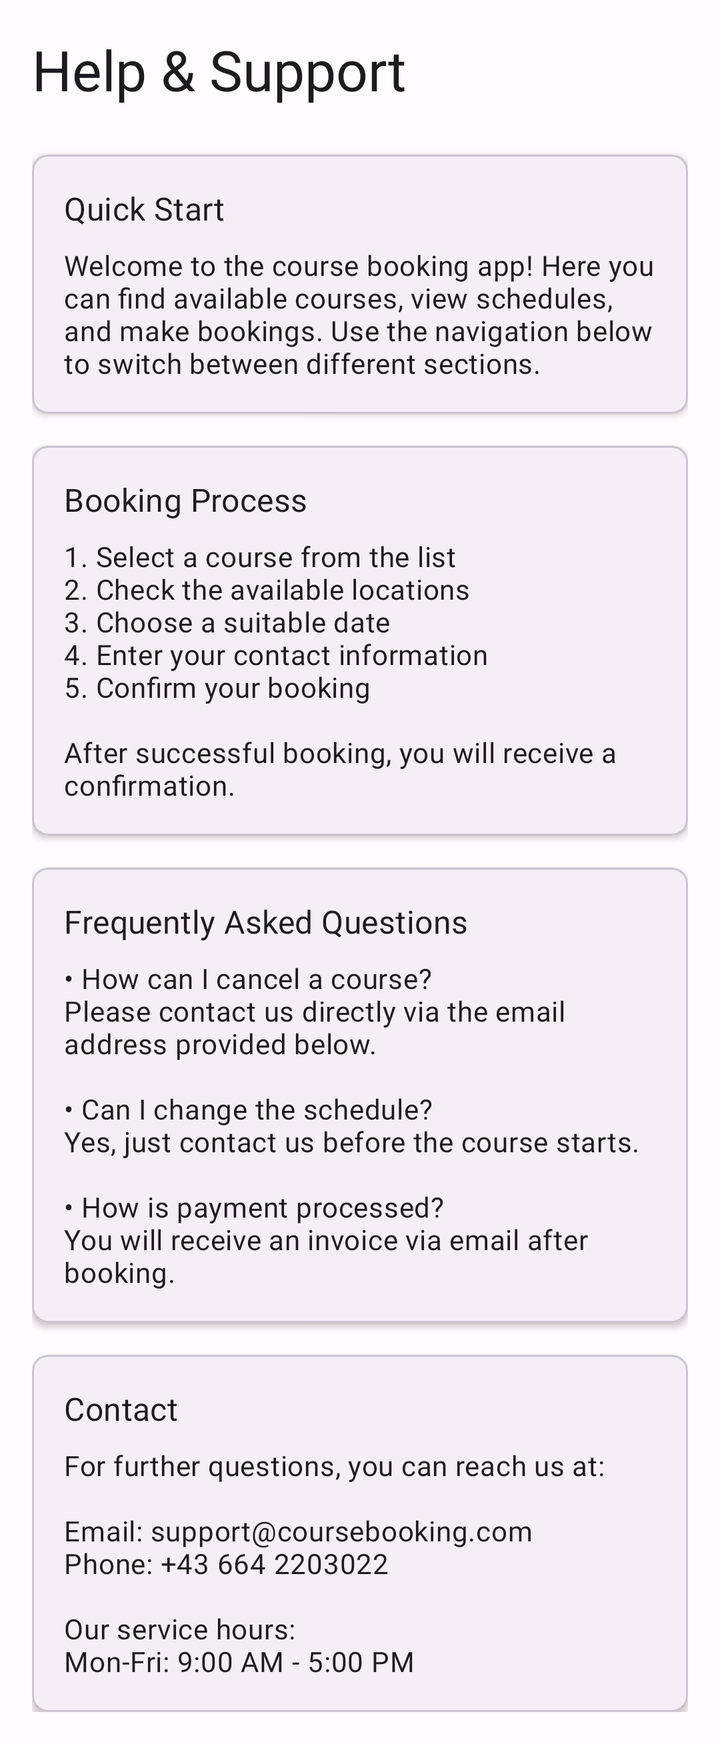
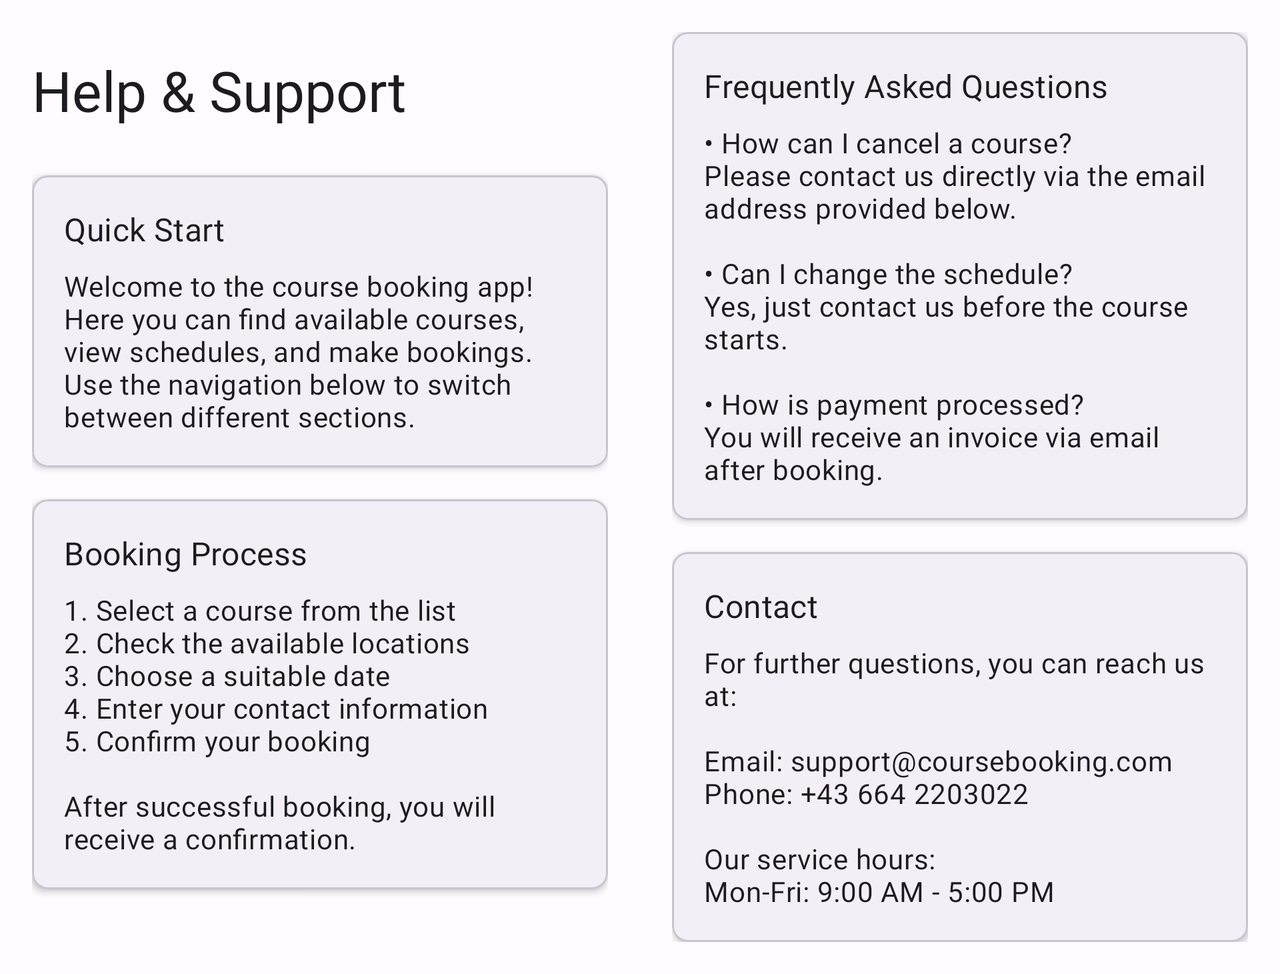

One screen, two layout resources from the same app: the default and the repository's alternative for another configuration. Each is rendered where Android would select it; the XML of both is given below.
<!-- AndroidManifest.xml: application theme Theme.CourseBookingApp -->
<!-- res/layout/fragment_guest_help.xml -->
<?xml version="1.0" encoding="utf-8"?>
<androidx.core.widget.NestedScrollView
    xmlns:android="http://schemas.android.com/apk/res/android"
    xmlns:app="http://schemas.android.com/apk/res-auto"
    android:layout_width="match_parent"
    android:layout_height="match_parent">

    <LinearLayout
        android:layout_width="match_parent"
        android:layout_height="wrap_content"
        android:orientation="vertical"
        android:padding="@dimen/screen_padding">

        
        <TextView
            android:layout_width="match_parent"
            android:layout_height="wrap_content"
            android:text="@string/help_title"
            android:textAppearance="?attr/textAppearanceHeadlineMedium"
            android:layout_marginBottom="@dimen/content_spacing_large"/>

        
        <com.google.android.material.card.MaterialCardView
            android:layout_width="match_parent"
            android:layout_height="wrap_content"
            android:layout_marginBottom="@dimen/content_spacing"
            app:cardCornerRadius="@dimen/card_corner_radius"
            app:cardElevation="@dimen/card_elevation">

            <LinearLayout
                android:layout_width="match_parent"
                android:layout_height="wrap_content"
                android:orientation="vertical"
                android:padding="@dimen/card_padding">

                <TextView
                    android:layout_width="match_parent"
                    android:layout_height="wrap_content"
                    android:text="@string/help_quick_start"
                    android:textAppearance="?attr/textAppearanceSubtitle1"
                    android:layout_marginBottom="@dimen/content_spacing_small"/>

                <TextView
                    android:layout_width="match_parent"
                    android:layout_height="wrap_content"
                    android:text="@string/help_quick_start_desc"
                    android:textAppearance="?attr/textAppearanceBody2"/>

            </LinearLayout>
        </com.google.android.material.card.MaterialCardView>

        
        <com.google.android.material.card.MaterialCardView
            android:layout_width="match_parent"
            android:layout_height="wrap_content"
            android:layout_marginBottom="@dimen/content_spacing"
            app:cardCornerRadius="@dimen/card_corner_radius"
            app:cardElevation="@dimen/card_elevation">

            <LinearLayout
                android:layout_width="match_parent"
                android:layout_height="wrap_content"
                android:orientation="vertical"
                android:padding="@dimen/card_padding">

                <TextView
                    android:layout_width="match_parent"
                    android:layout_height="wrap_content"
                    android:text="@string/help_booking_process"
                    android:textAppearance="?attr/textAppearanceSubtitle1"
                    android:layout_marginBottom="@dimen/content_spacing_small"/>

                <TextView
                    android:layout_width="match_parent"
                    android:layout_height="wrap_content"
                    android:text="@string/help_booking_process_desc"
                    android:textAppearance="?attr/textAppearanceBody2"/>

            </LinearLayout>
        </com.google.android.material.card.MaterialCardView>

        
        <com.google.android.material.card.MaterialCardView
            android:layout_width="match_parent"
            android:layout_height="wrap_content"
            android:layout_marginBottom="@dimen/content_spacing"
            app:cardCornerRadius="@dimen/card_corner_radius"
            app:cardElevation="@dimen/card_elevation">

            <LinearLayout
                android:layout_width="match_parent"
                android:layout_height="wrap_content"
                android:orientation="vertical"
                android:padding="@dimen/card_padding">

                <TextView
                    android:layout_width="match_parent"
                    android:layout_height="wrap_content"
                    android:text="@string/help_faq"
                    android:textAppearance="?attr/textAppearanceSubtitle1"
                    android:layout_marginBottom="@dimen/content_spacing_small"/>

                <TextView
                    android:layout_width="match_parent"
                    android:layout_height="wrap_content"
                    android:text="@string/help_faq_desc"
                    android:textAppearance="?attr/textAppearanceBody2"/>

            </LinearLayout>
        </com.google.android.material.card.MaterialCardView>

        
        <com.google.android.material.card.MaterialCardView
            android:layout_width="match_parent"
            android:layout_height="wrap_content"
            app:cardCornerRadius="@dimen/card_corner_radius"
            app:cardElevation="@dimen/card_elevation">

            <LinearLayout
                android:layout_width="match_parent"
                android:layout_height="wrap_content"
                android:orientation="vertical"
                android:padding="@dimen/card_padding">

                <TextView
                    android:layout_width="match_parent"
                    android:layout_height="wrap_content"
                    android:text="@string/help_contact"
                    android:textAppearance="?attr/textAppearanceSubtitle1"
                    android:layout_marginBottom="@dimen/content_spacing_small"/>

                <TextView
                    android:layout_width="match_parent"
                    android:layout_height="wrap_content"
                    android:text="@string/help_contact_desc"
                    android:textAppearance="?attr/textAppearanceBody2"/>

            </LinearLayout>
        </com.google.android.material.card.MaterialCardView>

    </LinearLayout>

</androidx.core.widget.NestedScrollView>
<!-- resources referenced by this layout -->
<resources>
  <dimen name="card_corner_radius">8dp</dimen>
  <dimen name="card_elevation">2dp</dimen>
  <dimen name="card_padding">16dp</dimen>
  <dimen name="content_spacing">16dp</dimen>
  <dimen name="content_spacing_large">24dp</dimen>
  <dimen name="content_spacing_small">8dp</dimen>
  <dimen name="screen_padding">16dp</dimen>
  <string name="help_booking_process">Booking Process</string>
  <string name="help_booking_process_desc">1. Select a course from the list\n2. Check the available locations\n3. Choose a suitable date\n4. Enter your contact information\n5. Confirm your booking\n\nAfter successful booking, you will receive a confirmation.</string>
  <string name="help_contact">Contact</string>
  <string name="help_contact_desc">For further questions, you can reach us at:\n\nEmail: support@coursebooking.com\nPhone: +43 664 2203022\n\nOur service hours:\nMon-Fri: 9:00 AM - 5:00 PM</string>
  <string name="help_faq">Frequently Asked Questions</string>
  <string name="help_faq_desc">• How can I cancel a course?\nPlease contact us directly via the email address provided below.\n\n• Can I change the schedule?\nYes, just contact us before the course starts.\n\n• How is payment processed?\nYou will receive an invoice via email after booking.</string>
  <string name="help_quick_start">Quick Start</string>
  <string name="help_quick_start_desc">Welcome to the course booking app! Here you can find available courses, view schedules, and make bookings. Use the navigation below to switch between different sections.</string>
  <string name="help_title">Help &amp; Support</string>
  <style name="Theme.CourseBookingApp" parent="Base.Theme.CourseBookingApp" />
  <color name="primary">#6750A4</color>
  <color name="primary_variant">#4F378B</color>
  <color name="on_primary">#FFFFFF</color>
  <color name="primary_container">#EADDFF</color>
  <color name="on_primary_container">#21005D</color>
  <color name="secondary">#625B71</color>
  <color name="secondary_variant">#4A4458</color>
  <color name="on_secondary">#FFFFFF</color>
  <color name="secondary_container">#E8DEF8</color>
  <color name="on_secondary_container">#1D192B</color>
  <color name="background">#FFFBFE</color>
  <color name="surface">#FFFBFE</color>
  <color name="on_background">#1C1B1F</color>
  <color name="on_surface">#1C1B1F</color>
  <color name="surface_variant">#E7E0EC</color>
  <color name="on_surface_variant">#49454F</color>
</resources>
<!-- res/layout-land/fragment_guest_help.xml (the repository's variant of the layout above) -->
<!-- drawn on the phone turned sideways -->
<?xml version="1.0" encoding="utf-8"?>
<androidx.core.widget.NestedScrollView
    xmlns:android="http://schemas.android.com/apk/res/android"
    xmlns:app="http://schemas.android.com/apk/res-auto"
    android:layout_width="match_parent"
    android:layout_height="match_parent">

    <LinearLayout
        android:layout_width="match_parent"
        android:layout_height="wrap_content"
        android:orientation="horizontal"
        android:baselineAligned="false"
        android:padding="@dimen/screen_padding"
        android:gravity="center">

        
        <LinearLayout
            android:layout_width="0dp"
            android:layout_height="wrap_content"
            android:layout_weight="1"
            android:orientation="vertical"
            android:layout_marginEnd="@dimen/content_spacing"
            android:maxWidth="@dimen/button_max_width">

            <TextView
                android:layout_width="match_parent"
                android:layout_height="wrap_content"
                android:text="@string/help_title"
                android:textAppearance="?attr/textAppearanceHeadlineMedium"
                android:layout_marginBottom="@dimen/content_spacing_large"/>

            
            <com.google.android.material.card.MaterialCardView
                android:layout_width="match_parent"
                android:layout_height="wrap_content"
                android:layout_marginBottom="@dimen/content_spacing"
                app:cardCornerRadius="@dimen/card_corner_radius"
                app:cardElevation="@dimen/card_elevation">

                <LinearLayout
                    android:layout_width="match_parent"
                    android:layout_height="wrap_content"
                    android:orientation="vertical"
                    android:padding="@dimen/card_padding">

                    <TextView
                        android:layout_width="match_parent"
                        android:layout_height="wrap_content"
                        android:text="@string/help_quick_start"
                        android:textAppearance="?attr/textAppearanceSubtitle1"
                        android:layout_marginBottom="@dimen/content_spacing_small"/>

                    <TextView
                        android:layout_width="match_parent"
                        android:layout_height="wrap_content"
                        android:text="@string/help_quick_start_desc"
                        android:textAppearance="?attr/textAppearanceBody2"/>

                </LinearLayout>
            </com.google.android.material.card.MaterialCardView>

            
            <com.google.android.material.card.MaterialCardView
                android:layout_width="match_parent"
                android:layout_height="wrap_content"
                android:layout_marginBottom="@dimen/content_spacing"
                app:cardCornerRadius="@dimen/card_corner_radius"
                app:cardElevation="@dimen/card_elevation">

                <LinearLayout
                    android:layout_width="match_parent"
                    android:layout_height="wrap_content"
                    android:orientation="vertical"
                    android:padding="@dimen/card_padding">

                    <TextView
                        android:layout_width="match_parent"
                        android:layout_height="wrap_content"
                        android:text="@string/help_booking_process"
                        android:textAppearance="?attr/textAppearanceSubtitle1"
                        android:layout_marginBottom="@dimen/content_spacing_small"/>

                    <TextView
                        android:layout_width="match_parent"
                        android:layout_height="wrap_content"
                        android:text="@string/help_booking_process_desc"
                        android:textAppearance="?attr/textAppearanceBody2"/>

                </LinearLayout>
            </com.google.android.material.card.MaterialCardView>
        </LinearLayout>

        
        <LinearLayout
            android:layout_width="0dp"
            android:layout_height="wrap_content"
            android:layout_weight="1"
            android:orientation="vertical"
            android:layout_marginStart="@dimen/content_spacing"
            android:maxWidth="@dimen/button_max_width">

            
            <com.google.android.material.card.MaterialCardView
                android:layout_width="match_parent"
                android:layout_height="wrap_content"
                android:layout_marginBottom="@dimen/content_spacing"
                app:cardCornerRadius="@dimen/card_corner_radius"
                app:cardElevation="@dimen/card_elevation">

                <LinearLayout
                    android:layout_width="match_parent"
                    android:layout_height="wrap_content"
                    android:orientation="vertical"
                    android:padding="@dimen/card_padding">

                    <TextView
                        android:layout_width="match_parent"
                        android:layout_height="wrap_content"
                        android:text="@string/help_faq"
                        android:textAppearance="?attr/textAppearanceSubtitle1"
                        android:layout_marginBottom="@dimen/content_spacing_small"/>

                    <TextView
                        android:layout_width="match_parent"
                        android:layout_height="wrap_content"
                        android:text="@string/help_faq_desc"
                        android:textAppearance="?attr/textAppearanceBody2"/>

                </LinearLayout>
            </com.google.android.material.card.MaterialCardView>

            
            <com.google.android.material.card.MaterialCardView
                android:layout_width="match_parent"
                android:layout_height="wrap_content"
                app:cardCornerRadius="@dimen/card_corner_radius"
                app:cardElevation="@dimen/card_elevation">

                <LinearLayout
                    android:layout_width="match_parent"
                    android:layout_height="wrap_content"
                    android:orientation="vertical"
                    android:padding="@dimen/card_padding">

                    <TextView
                        android:layout_width="match_parent"
                        android:layout_height="wrap_content"
                        android:text="@string/help_contact"
                        android:textAppearance="?attr/textAppearanceSubtitle1"
                        android:layout_marginBottom="@dimen/content_spacing_small"/>

                    <TextView
                        android:layout_width="match_parent"
                        android:layout_height="wrap_content"
                        android:text="@string/help_contact_desc"
                        android:textAppearance="?attr/textAppearanceBody2"/>

                </LinearLayout>
            </com.google.android.material.card.MaterialCardView>
        </LinearLayout>
    </LinearLayout>
</androidx.core.widget.NestedScrollView>
<!-- resources referenced by the variant -->
<!-- as the phone turned sideways resolves them -->
<resources>
  <dimen name="button_max_width">320dp</dimen>
  <dimen name="card_corner_radius">8dp</dimen>
  <dimen name="card_elevation">2dp</dimen>
  <dimen name="card_padding">16dp</dimen>
  <dimen name="content_spacing">16dp</dimen>
  <dimen name="content_spacing_large">24dp</dimen>
  <dimen name="content_spacing_small">8dp</dimen>
  <dimen name="screen_padding">16dp</dimen>
  <string name="help_booking_process">Booking Process</string>
  <string name="help_booking_process_desc">1. Select a course from the list\n2. Check the available locations\n3. Choose a suitable date\n4. Enter your contact information\n5. Confirm your booking\n\nAfter successful booking, you will receive a confirmation.</string>
  <string name="help_contact">Contact</string>
  <string name="help_contact_desc">For further questions, you can reach us at:\n\nEmail: support@coursebooking.com\nPhone: +43 664 2203022\n\nOur service hours:\nMon-Fri: 9:00 AM - 5:00 PM</string>
  <string name="help_faq">Frequently Asked Questions</string>
  <string name="help_faq_desc">• How can I cancel a course?\nPlease contact us directly via the email address provided below.\n\n• Can I change the schedule?\nYes, just contact us before the course starts.\n\n• How is payment processed?\nYou will receive an invoice via email after booking.</string>
  <string name="help_quick_start">Quick Start</string>
  <string name="help_quick_start_desc">Welcome to the course booking app! Here you can find available courses, view schedules, and make bookings. Use the navigation below to switch between different sections.</string>
  <string name="help_title">Help &amp; Support</string>
  <style name="Theme.CourseBookingApp" parent="Base.Theme.CourseBookingApp" />
  <color name="primary">#6750A4</color>
  <color name="primary_variant">#4F378B</color>
  <color name="on_primary">#FFFFFF</color>
  <color name="primary_container">#EADDFF</color>
  <color name="on_primary_container">#21005D</color>
  <color name="secondary">#625B71</color>
  <color name="secondary_variant">#4A4458</color>
  <color name="on_secondary">#FFFFFF</color>
  <color name="secondary_container">#E8DEF8</color>
  <color name="on_secondary_container">#1D192B</color>
  <color name="background">#FFFBFE</color>
  <color name="surface">#FFFBFE</color>
  <color name="on_background">#1C1B1F</color>
  <color name="on_surface">#1C1B1F</color>
  <color name="surface_variant">#E7E0EC</color>
  <color name="on_surface_variant">#49454F</color>
</resources>
